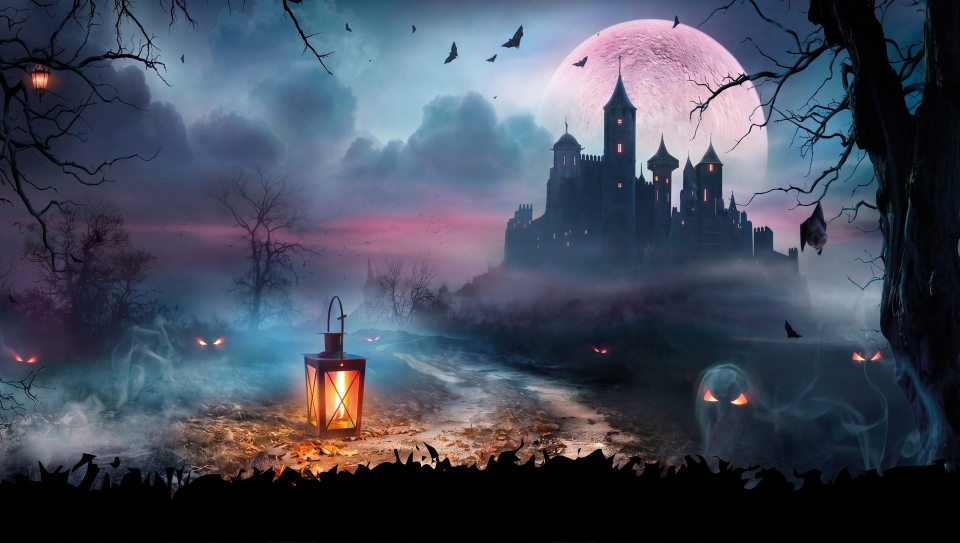
#> input picture presentation/images/frontmania/backdrop.jpg, 1920 x 1086 px (shown at 1/2 size)
$ python make-dawn-backdrop.py
#> lines starting #> are read from the running program, lines starting #| are printed output that depends on the picture; after the words box and inside, x2 and y2 are one past the last pixel; in counts of white or black regions, pixels touching at a corner belong together
#!/usr/bin/env python3
"""Strip the lanterns and glowing pumpkin eyes out of the FrontMania backdrop.

Produces images/frontmania/backdrop-dawn.jpg, the asset the "life was good"
slides use. Rerun after any change to images/frontmania/backdrop.jpg.
"""
import pathlib, sys
import cv2
import numpy as np

HERE = pathlib.Path(__file__).resolve().parent.parent
SRC = HERE / 'images/frontmania/backdrop.jpg'
DST = HERE / 'images/frontmania/backdrop-dawn.jpg'

# Small, high-contrast spots that diffusion inpainting fills without visible smearing.
EYES = {
    'eye-far-left':  (26, 700, 78, 732),
    'eye-path':      (390, 670, 450, 698),
    'eye-mid-right': (1180, 690, 1222, 715),
    'eye-pumpkin':   (1398, 772, 1508, 820),
    'eye-far-right': (1698, 698, 1772, 732),
}
# The hanging lantern needs a mask well wider than the lantern itself: masking only the
# glass leaves the surrounding halo behind as a pink bar.
HANGING = (28, 98, 130, 224)
# The foreground lantern is far too large for inpainting at any mask size — it fans a cone
# of its own glow across the path. It gets clean terrain cloned over it instead.
LANTERN = (586, 574, 756, 892)
CLONE_DX = 270  # same y, far enough right to clear the lantern's own light pool


def main() -> int:
    img = cv2.imread(str(SRC))
#> img is the input picture: shape (1086, 1920, 3); mean B, G, R 90.4, 74.5, 68.3
    if img is None:
        print(f'cannot read {SRC}', file=sys.stderr)
        return 1
    h, w = img.shape[:2]
#> h = 1086; w = 1920

    def erase(src, boxes, grow, radius):
#> called with grow = 9, radius = 10
        mask = np.zeros((h, w), np.uint8)
        for x0, y0, x1, y1 in boxes:
            mask[y0:y1, x0:x1] = 255
        mask = cv2.dilate(mask, np.ones((grow, grow), np.uint8))
        return cv2.inpaint(src, mask, radius, cv2.INPAINT_TELEA)

    out = erase(img, EYES.values(), 9, 10)
    out = erase(out, [HANGING], 15, 14)

    lx0, ly0, lx1, ly1 = LANTERN
    pw, ph = lx1 - lx0, ly1 - ly0
    patch = out[ly0:ly1, lx0 + CLONE_DX:lx0 + CLONE_DX + pw].copy()
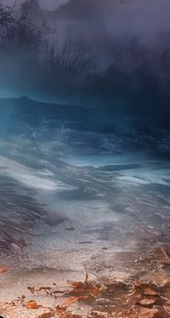
#> patch: shape (318, 170, 3); mean B, G, R 105.8, 93.2, 90.5

    # Feathered so Poisson blending has a soft seam to match colour across.
    pmask = np.zeros((ph, pw), np.uint8)
    cv2.rectangle(pmask, (6, 6), (pw - 7, ph - 7), 255, -1)
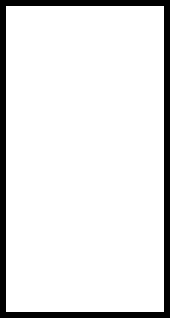
#> pmask: shape (318, 170); 89.4% white; 1 black region, box (x1, y1, x2, y2) and area: (0, 0, 170, 318) 5712
    pmask = np.where(cv2.GaussianBlur(pmask, (31, 31), 0) > 40, 255, 0).astype(np.uint8)

    out = cv2.seamlessClone(patch, out, pmask, ((lx0 + lx1) // 2, (ly0 + ly1) // 2), cv2.NORMAL_CLONE)
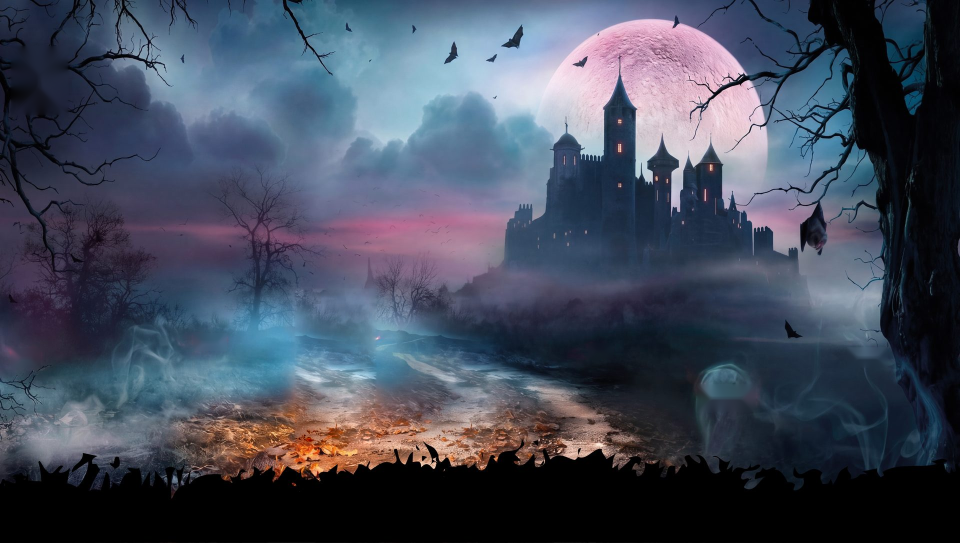
#> out: shape (1086, 1920, 3) (shown at 1/2 size); mean B, G, R 91, 74.8, 67.6

    cv2.imwrite(str(DST), out, [cv2.IMWRITE_JPEG_QUALITY, 92])
    print(f'wrote {DST.relative_to(HERE)}  {w}x{h}  {DST.stat().st_size // 1024} KB')
#| wrote images/frontmania/backdrop-dawn.jpg  1920x1086  309 KB
    return 0


if __name__ == '__main__':
    raise SystemExit(main())
#> (the program exits here)
